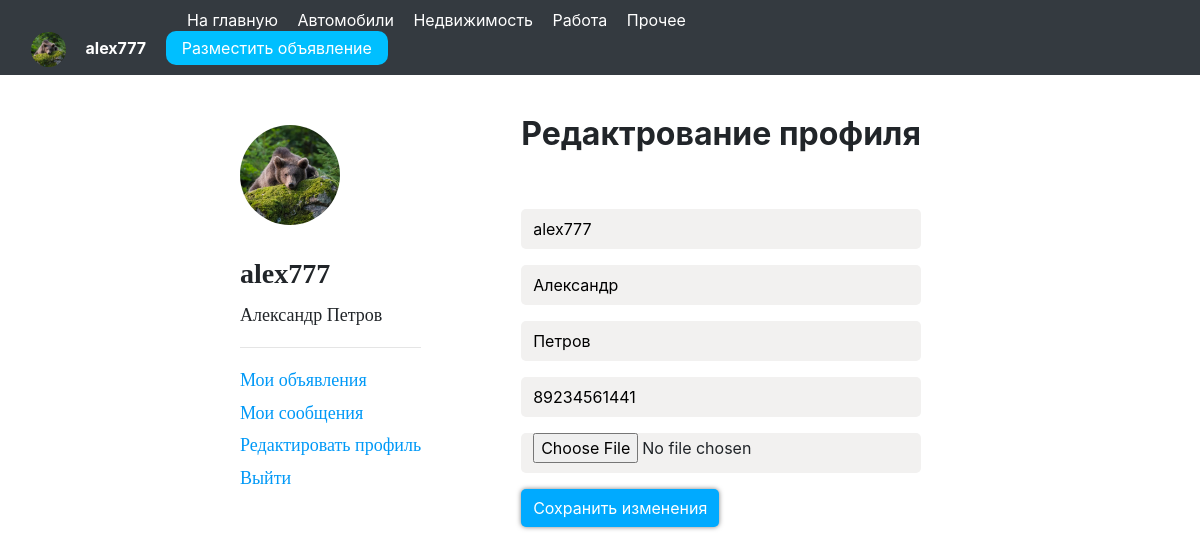
Page /edit_profile/ (signed in) on the committed database.
### avidoapp/models.py (models this page shows)
class User(AbstractUser):
    avatar = models.ImageField(upload_to='images', verbose_name='Аватар', blank=True, null=True)
    phone = models.CharField(max_length=12, verbose_name='Телефон')
    rating = models.FloatField(verbose_name='Рейтинг', default=0)
    is_block = models.BooleanField(verbose_name='Блокировка', default=False)
    time_unblock = models.DateTimeField("Время разблокировки", blank=True, null=True)
    class Meta:
        verbose_name = 'Пользователь'
        verbose_name_plural = 'Пользователи'

### avidoapp/views.py (the view)
# urls.py: path('edit_profile/', edit_profile_view, name='edit_profile'),
def edit_profile_view(request):
    form = EditProfileForm(instance=request.user)
    if request.method == "POST":
        form = EditProfileForm(request.POST, request.FILES, instance=request.user)
        if form.is_valid():
            form.save()
            return redirect('my_profile')
    return render(request, "edit_profile.html", {"form": form})

### avidoapp/forms.py
class EditProfileForm(forms.ModelForm):
    class Meta:
        model = User
        fields = ('username', 'first_name', 'last_name', 'phone', 'avatar')
        labels = {
            'username': '',
            'first_name': '',
            'last_name': '',
            'phone': '',
            'avatar': ''
        }
        widgets = {
            'avatar': forms.FileInput(),
            'username': forms.TextInput(attrs={'placeholder': 'Логин'}),
            'first_name': forms.TextInput(attrs={'placeholder': 'Имя'}),
            'last_name': forms.TextInput(attrs={'placeholder': 'Фамилия'}),
            'phone': forms.TextInput(attrs={'placeholder': 'Телефон'}),
        }
        help_texts = {
            'username': ''
        }

### avidoapp/templates/edit_profile.html (shortened to what this page needs)
{% extends 'profile_base.html' %}
{% block c %}
<div class="edit-profile">
    <h2><b>Редактрование профиля</b></h2><br><br>
    <form method="post" enctype="multipart/form-data">
        {{ form.as_p }}
        <button>Сохранить изменения</button>
    </form>
</div>
{% endblock c %}

### avidoapp/templates/profile_base.html
{% extends 'base.html' %}
{% block content %}
<div class="my-profile">
    <div class="profile">
        <img src="{{ user.avatar.url }}"><br><br>
        <h3><b>{{ user.username }}</b></h3>
        <p>{{ user.first_name }} {{ user.last_name }}</p><hr>
        <a href="{% url 'my_profile' %}">Мои объявления</a><br>
        <a href="{% url 'my_chats' %}">Мои сообщения</a><br>
        <a href="{% url 'edit_profile' %}">Редактировать профиль</a><br>
        <a href="{% url 'logout' %}">Выйти</a><br>
    </div>
    <div class="block-c">
        {% block c %}{% endblock c %}
    </div>
</div>
{% endblock content %}

### avidoapp/templates/base.html (shortened to what this page needs)
<!DOCTYPE html>
{% load static %}
<html lang="en">
<head>
    <link rel="stylesheet" href="https://cdn.jsdelivr.net/npm/bootstrap@4.4.1/dist/css/bootstrap.min.css"
>
    <link rel="stylesheet" href="{% static 'css/style.css' %}" type="text/css">
</head>
<body>
<nav class="navbar navbar-dark bg-dark">
    <div class="container-fluid">
        <div class="navbar-a">
            <a href="{% url 'main' %}">На главную</a>
            <a href="{% url 'cars' %}">Автомобили</a>
            <a href="{% url 'houses' %}">Недвижимость</a>
            <a href="{% url 'jobs' %}">Работа</a>
            <a href="{% url 'others' %}">Прочее</a>
        </div>
        <div>
            {% if user.is_anonymous %}
                <div class="navbar-b">
                    <a href="{% url 'registration' %}">Регистрация</a>
                    <a href="{% url 'auth' %}">Войти</a>
                </div>
            {% else %}
                <div class="navbar-b">
                    <a href="{% url 'my_profile' %}">
                        <span>
                            <img src="{{ user.avatar.url }}">
                            <b>{{ user.username }}</b>
                        </span>
                    </a>
                    <a href="{% url 'choice_advert' %}"><span class="navbar-b-span">Разместить объявление</span></a>
                </div>
            {% endif %}
        </div>
  </div>
</nav>
{% block content %}{% endblock content %}
</body>
</html>

### avidoapp/static/css/style.css (style rules this page uses)
.navbar-a a { color: white; margin-right: 15px; }
.navbar-a { margin-left: 13vw; }
.navbar-b { margin-right: 11vw; }
.navbar-b a { color: white; margin-right: 15px; }
.navbar-b img { border-radius: 100px; width: 35px; height: 35px; margin-right: 15px; }
.navbar-b-span { background-color: deepskyblue; padding: 7px 16px 7px 16px; border-radius: 10px; }
.edit-profile input { width: 400px; height: 40px; border-radius: 5px; border: 0px; padding-left: 12px; background-color: #f2f1f0; }
.edit-profile button { border: 0px; border-radius: 5px; background-color: #00aaff; color: white; padding: 7px 12px 7px 12px; box-shadow: 0 0 5px rgba(0,0,0,0.5); }
.my-profile { display: flex; }
.profile { margin-left: 30vh; margin-top: 50px; font-family: Trebuchet MS; line-height: 1.8; font-size: 18px; }
.profile img { width: 100px; height: 100px; border-radius: 100px; }
.profile a { color: #0099f7; }
.block-c { margin-left: 100px; margin-top: 40px; }

### rows in the picture
User: avatar (picture), username "alex777", first_name "Александр", last_name "Петров", phone "89234561441"
